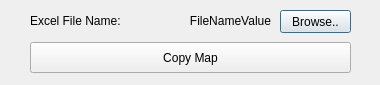
<?xml version="1.0" encoding="UTF-8"?>
<ui version="4.0">
 <class>Dialog</class>
 <widget class="QDialog" name="Dialog">
  <property name="geometry">
   <rect>
    <x>0</x>
    <y>0</y>
    <width>380</width>
    <height>85</height>
   </rect>
  </property>
  <property name="minimumSize">
   <size>
    <width>380</width>
    <height>85</height>
   </size>
  </property>
  <property name="baseSize">
   <size>
    <width>0</width>
    <height>0</height>
   </size>
  </property>
  <property name="windowTitle">
   <string>JAC</string>
  </property>
  <property name="sizeGripEnabled">
   <bool>false</bool>
  </property>
  <property name="modal">
   <bool>false</bool>
  </property>
  <widget class="QLabel" name="FileName">
   <property name="enabled">
    <bool>true</bool>
   </property>
   <property name="geometry">
    <rect>
     <x>30</x>
     <y>10</y>
     <width>141</width>
     <height>21</height>
    </rect>
   </property>
   <property name="font">
    <font>
     <pointsize>9</pointsize>
    </font>
   </property>
   <property name="text">
    <string>Excel File Name:</string>
   </property>
  </widget>
  <widget class="QPushButton" name="BrowseBtn">
   <property name="geometry">
    <rect>
     <x>280</x>
     <y>10</y>
     <width>71</width>
     <height>23</height>
    </rect>
   </property>
   <property name="font">
    <font>
     <pointsize>9</pointsize>
    </font>
   </property>
   <property name="text">
    <string>Browse..</string>
   </property>
  </widget>
  <widget class="QLabel" name="FileNameValue">
   <property name="enabled">
    <bool>true</bool>
   </property>
   <property name="geometry">
    <rect>
     <x>130</x>
     <y>10</y>
     <width>141</width>
     <height>21</height>
    </rect>
   </property>
   <property name="font">
    <font>
     <pointsize>9</pointsize>
    </font>
   </property>
   <property name="text">
    <string>FileNameValue</string>
   </property>
   <property name="alignment">
    <set>Qt::AlignRight|Qt::AlignTrailing|Qt::AlignVCenter</set>
   </property>
  </widget>
  <widget class="QPushButton" name="CopyBtn">
   <property name="geometry">
    <rect>
     <x>30</x>
     <y>42</y>
     <width>321</width>
     <height>31</height>
    </rect>
   </property>
   <property name="font">
    <font>
     <pointsize>9</pointsize>
    </font>
   </property>
   <property name="text">
    <string>Copy Map</string>
   </property>
  </widget>
 </widget>
 <resources/>
 <connections/>
</ui>
